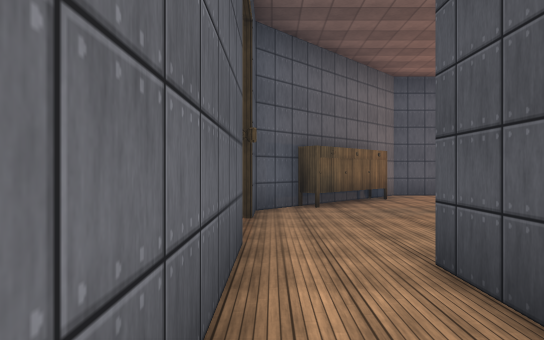
view 1 (above)

24 first-person views from a walk through a scene from a Unity 3-D project. The camera is 1.5 m above the floor, looks level and sees 75° across. The floor is counted in squares, 2 m on a side. Each view is taken from the middle of a square. On the plan, view 1 faces up. The plan holds only what a view shows up to about 11 squares ahead; the rest is blank. The place goes on beyond the plan. Surface patterns are stand-ins for the level's own textures.

view 2
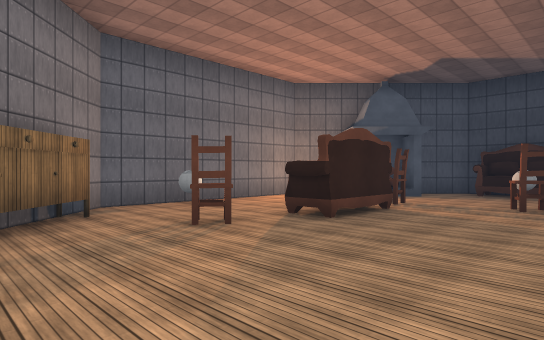

view 3
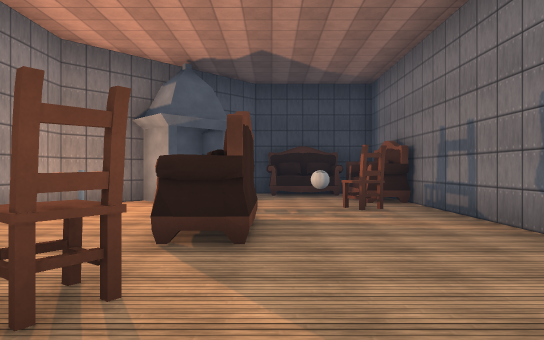

view 4
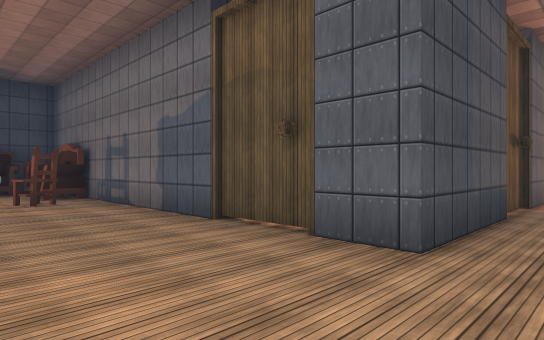

view 5
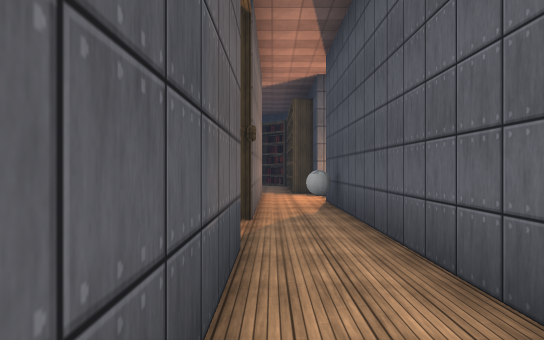

view 6
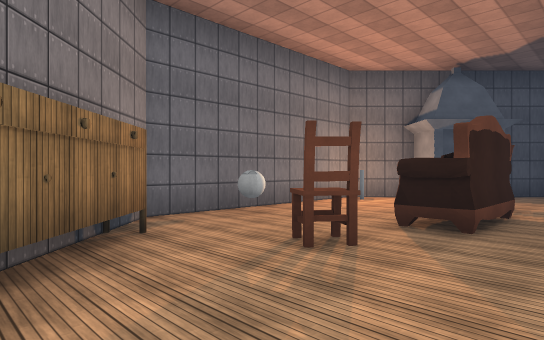

view 7
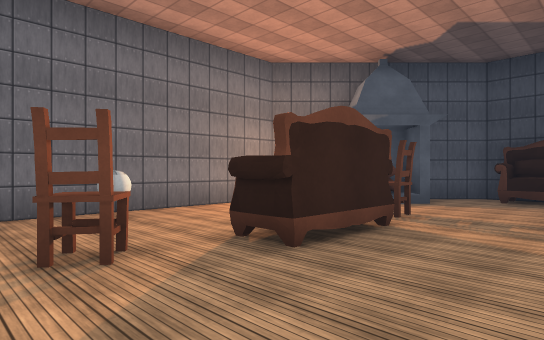

view 8
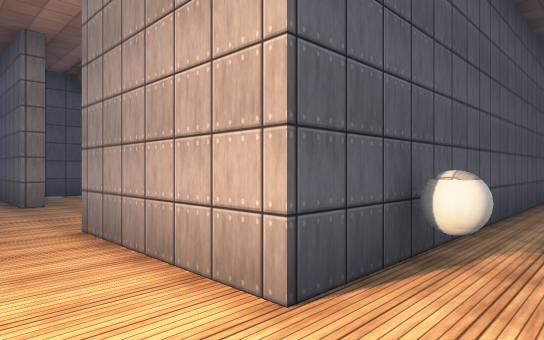

view 9
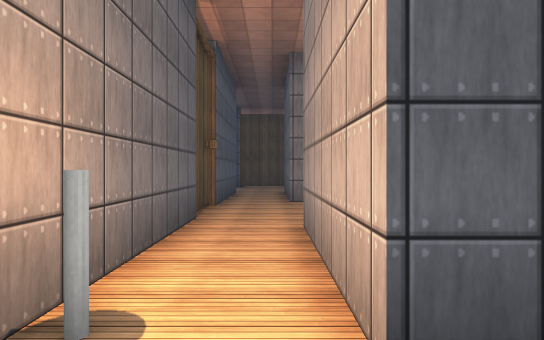

view 10
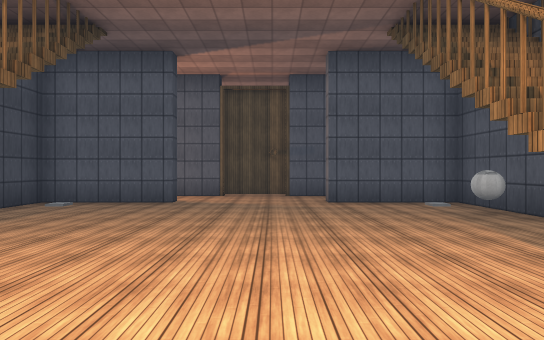

view 11
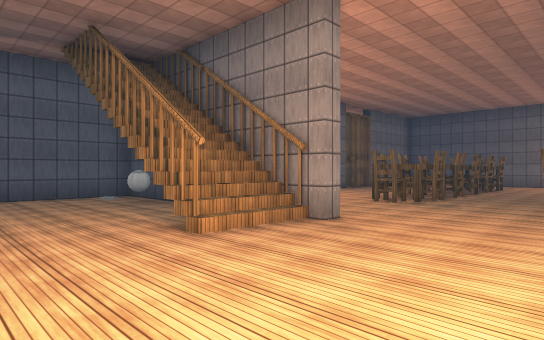

view 12
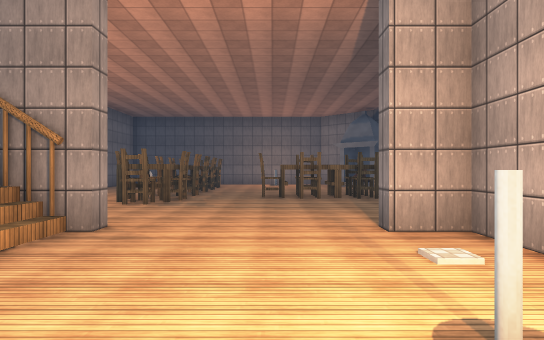

view 13
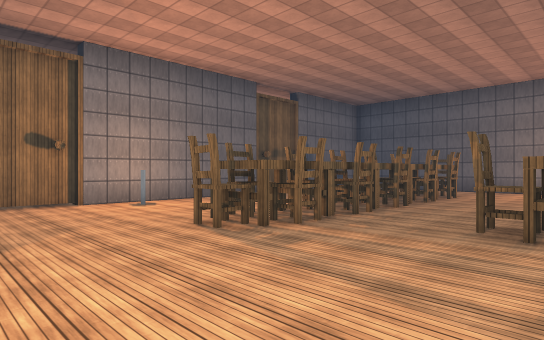

view 14
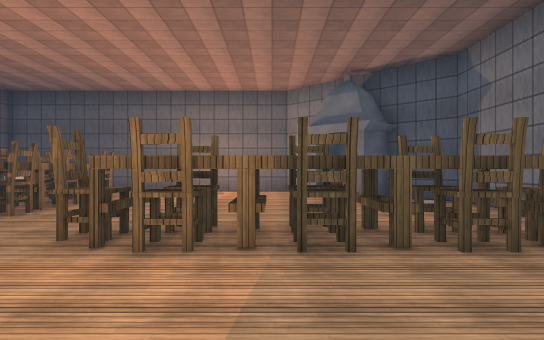

view 15
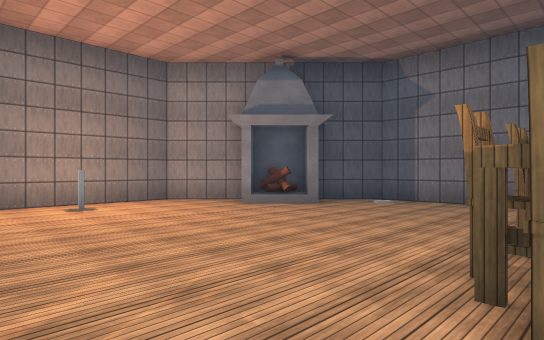

view 16
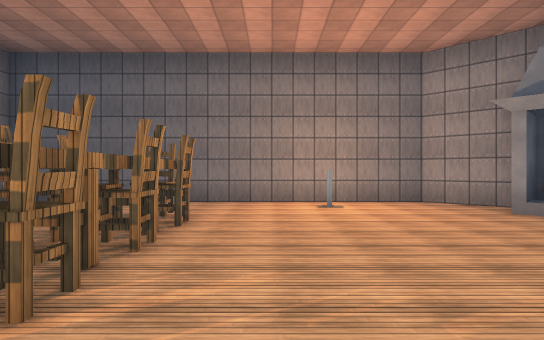

view 17
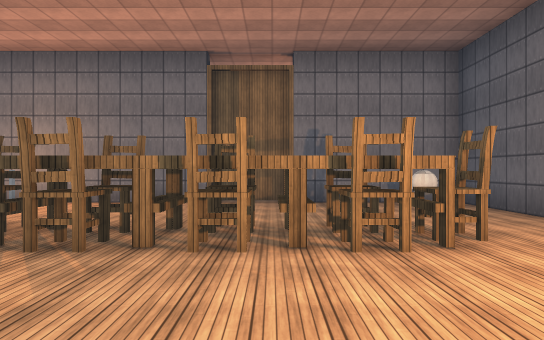

view 18
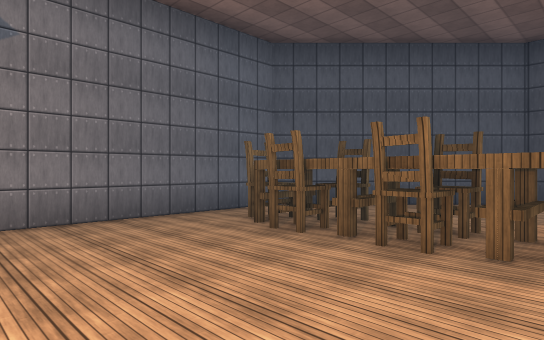

view 19
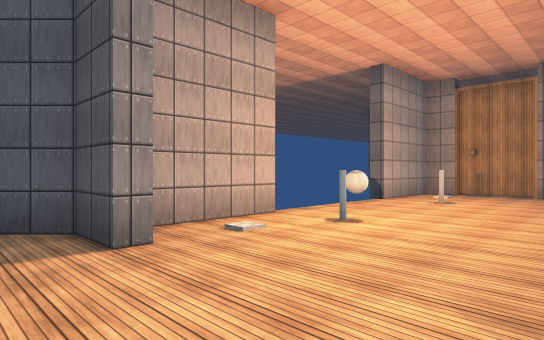

view 20
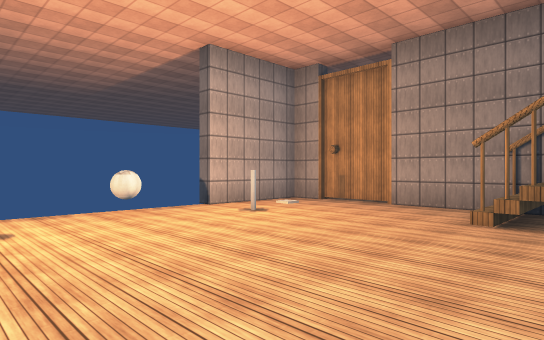

view 21
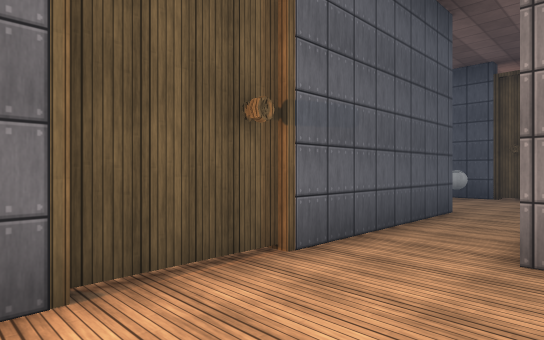

view 22
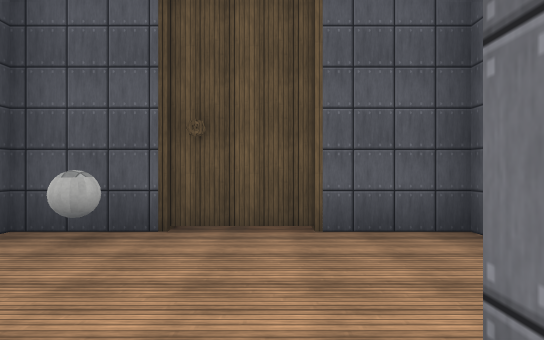

view 23
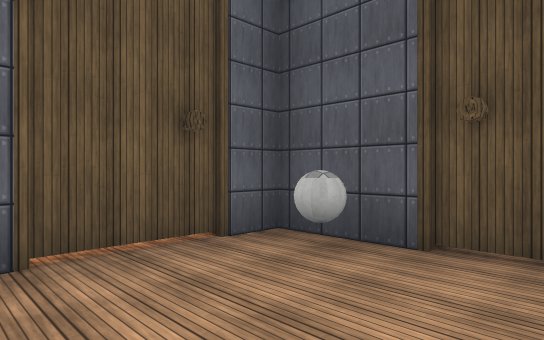

view 24
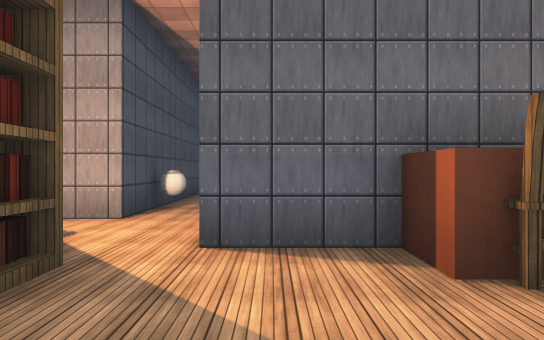

### Floor plan
Key: @ floor where view 1 was taken; # wall or solid block; . main floor; : floor 4.75 m higher than the main floor; / step, stairs or slope; B ball; C chair; S sofa; Y cylinder; H shelf; O other object.
Columns run from 25 left of view 1 to 13 right of it. Each row starts with its distance up from view 1.
 11     ########                ######
 10    ##......##              ##.B...O##
  9   ##.....C..##            ##O.......##
  8  ##OO....C...#           ##O.......OO##
  7 ##.O.....C..  ####    ####O..C.SS.C.O.#
  6 #........C....#....B....#.............#
  5 #........C.......Y...Y..O...........B.S
  4 #.Y......C..............O.........C...#
  3 #.......................#...O......#S##
  2 #.......................#..#..# ####
  1 #..CCCCCCCCC..#//O....O/#..#
  0 #.............#  ...... #@.
 -1 #.............#/ ...... #..O
 -2 #.B..... .....#: /....//#..O
 -3 #....O.. .Y#OO#BB....../#..#
 -4 ##   ..####...#.........#B.#
 -5           #...####....###..
 -6           O................#
 -7           O........O....Y..###
 -8            B...   #..OOO ....#
 -9           #.O..          H...C
-10             ..#
-11                            .

Positions as (right, up) in squares from view 1, and headings:
1: (0, 0), facing up
2: (1, 3), facing up-right
3: (2, 6), facing right
4: (0, 6), facing down-right
5: (1, 3), facing down
6: (1, 5), facing up-right
7: (3, 4), facing up-right
8: (1, -7), facing up-left
9: (1, -6), facing left
10: (-6, 3), facing down
11: (-6, 5), facing down-left
12: (-6, 4), facing left
13: (-11, 5), facing down-left
14: (-12, 6), facing left
15: (-16, 2), facing up-left
16: (-16, 3), facing left
17: (-20, 5), facing down
18: (-20, 5), facing up-right
19: (-12, 2), facing up-right
20: (-8, 0), facing up-right
21: (-4, -5), facing down-left
22: (-10, -6), facing left
23: (-11, -6), facing down-left
24: (2, -11), facing up
